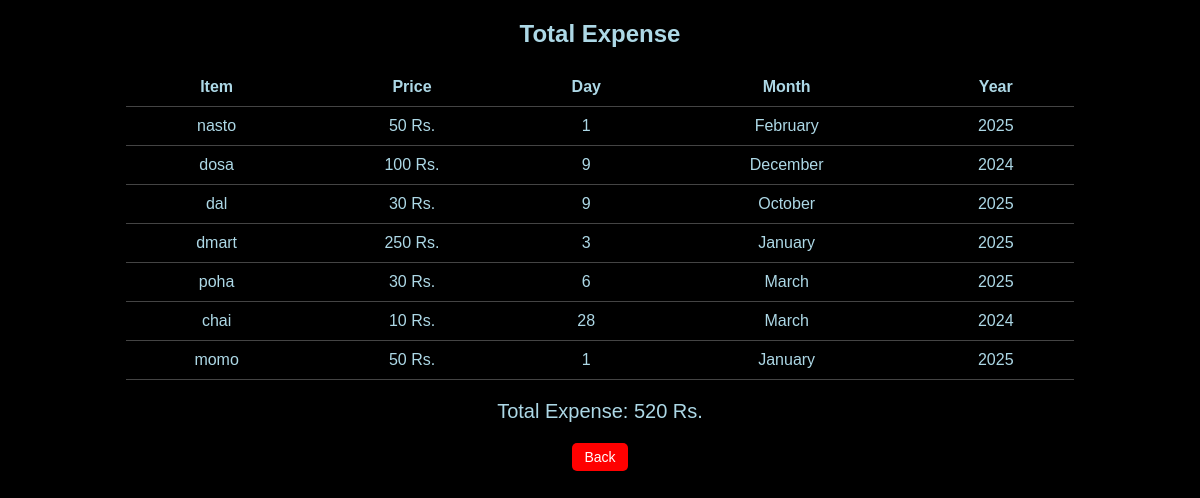
/total-expense1/ (signed in), run on the app's committed database.
### signup/models.py (models this page shows, shortened)
class Expense(models.Model):
    username = models.CharField(max_length=20)  # Not unique
    day = models.PositiveIntegerField()
    month = models.CharField(max_length=20)
    year = models.PositiveIntegerField()
    item = models.CharField(max_length=255)
    price = models.PositiveIntegerField()

### signup/views.py (the view)
# urls.py: path('total-expense1/', views.total_expense_details1, name='total_expense1'),
@login_required(login_url='login_v')
def total_expense_details1(request):
    expenses = Expense.objects.filter(username=request.session.get("username"))
    total_expense = sum(exp.price for exp in expenses)
    return render(request, 'total_expense1.html', {'expenses': expenses, 'total_expense': total_expense})

### templates/total_expense1.html (shortened to what this page needs)
<!DOCTYPE html>
<html lang="en">
<head>
</head>
<body>
    <h2>Total Expense</h2>
    <table>
        <thead>
            <tr><th>Item</th><th>Price</th><th>Day</th><th>Month</th><th>Year</th></tr>
        </thead>
        <tbody>
            {% for expense in expenses %}
                <tr><td>{{ expense.item }}</td><td>{{ expense.price }} Rs.</td><td>{{ expense.day }}</td><td>{{ expense.month }}</td><td>{{ expense.year }}</td></tr>
            {% endfor %}
        </tbody>
    </table>
    <div class="total">Total Expense: {{ total_expense }} Rs.</div>
    <a href="/e21" class="back-btn">Back</a>
</body>
</html>

### templates/total_expense1.html (style rules this page uses)
body { background-color: black; color: lightblue; font-family: Arial, sans-serif; text-align: center; }
table { width: 80%; margin: auto; border-collapse: collapse; opacity: 0; animation: fadeIn 1s ease-in forwards; }
th, td { padding: 10px; border-bottom: 1px solid #444; text-align: center; }
.total { font-size: 20px; margin-top: 20px; opacity: 0; animation: fadeIn 1s ease-in forwards 0.5s; }
.back-btn { display: inline-block; margin-top: 20px; padding: 6px 12px; background: red; color: white; text-decoration: none; border-radius: 5px; font-size: 14px; transition: background 0.3s ease-in-out, transform 0.2s; }

### data on the page
Expense: item "nasto", price "50", day "1", month "February", year "2025"
Expense: item "dosa", price "100", day "9", month "December", year "2024"
Expense: item "dal", price "30", day "9", month "October", year "2025"
Expense: item "dmart", price "250", day "3", month "January", year "2025"
Expense: item "poha", price "30", day "6", month "March", year "2025"
Expense: item "chai", price "10", day "28", month "March", year "2024"
Expense: item "momo", price "50", day "1", month "January", year "2025"

### other printed values
{{ total_expense }} "520"
